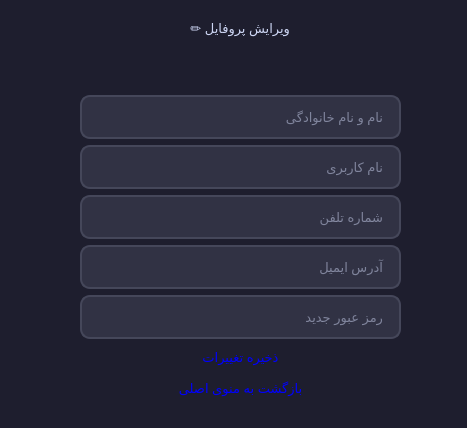
<?xml version="1.0" encoding="UTF-8"?>
<ui version="4.0">
 <class>EditProfileWindow</class>
 <widget class="QWidget" name="EditProfileWindow">
  <property name="geometry">
   <rect>
    <x>0</x>
    <y>0</y>
    <width>467</width>
    <height>428</height>
   </rect>
  </property>
  <property name="windowTitle">
   <string>Form</string>
  </property>
  <property name="styleSheet">
   <string notr="true">
QWidget {
    background-color: #1e1e2e;
    color: #cdd6f4;
    font-family: 'Segoe UI';
    font-size: 13px;
}
QLabel#titleLabel {
    color: #89b4fa;
    font-size: 22px;
    font-weight: bold;
}
QLabel#descLabel {
    color: #a6adc8;
    font-size: 11px;
}
QLabel#errorLabel {
    color: #f38ba8;
    font-size: 11px;
}
QLineEdit {
    background-color: #313244;
    border: 2px solid #45475a;
    border-radius: 10px;
    padding: 10px 14px;
    color: #cdd6f4;
    font-size: 13px;
    min-height: 20px;
}
QLineEdit:focus {
    border-color: #89b4fa;
}
QPushButton#loginBtn {
    background-color: #89b4fa;
    color: #1e1e2e;
    border: none;
    border-radius: 10px;
    font-size: 14px;
    font-weight: bold;
    padding: 12px;
    min-height: 20px;
}
QPushButton#loginBtn:hover {
    background-color: #b4befe;
}
QPushButton#loginBtn:pressed {
    background-color: #cba6f7;
}
QPushButton#signupBtn {
    color: #89b4fa;
    border: none;
    background: transparent;
    font-size: 11px;
    text-decoration: underline;
}
QPushButton#signupBtn:hover {
    color: #cba6f7;
}
QPushButton#forgotBtn {
    color: #6c7086;
    border: none;
    background: transparent;
    font-size: 11px;
    text-decoration: underline;
}
QPushButton#forgotBtn:hover {
    color: #cdd6f4;
}
   </string>
  </property>
  <widget class="QWidget" name="layoutWidget">
   <property name="geometry">
    <rect>
     <x>80</x>
     <y>10</y>
     <width>321</width>
     <height>391</height>
    </rect>
   </property>
   <layout class="QVBoxLayout" name="verticalLayout">
    <item alignment="Qt::AlignmentFlag::AlignHCenter">
     <widget class="QLabel" name="label">
      <property name="font">
       <font>
        <family>Segoe UI</family>
        <pointsize>-1</pointsize>
       </font>
      </property>
      <property name="text">
       <string>ویرایش پروفایل ✏️</string>
      </property>
     </widget>
    </item>
    <item>
     <widget class="QLabel" name="errorLabel">
      <property name="styleSheet">
       <string notr="true">color: red;</string>
      </property>
      <property name="text">
       <string/>
      </property>
     </widget>
    </item>
    <item>
     <widget class="QLineEdit" name="nameLineEdit">
      <property name="placeholderText">
       <string>نام و نام خانوادگی</string>
      </property>
     </widget>
    </item>
    <item>
     <widget class="QLineEdit" name="usernameLineEdit">
      <property name="placeholderText">
       <string>نام کاربری</string>
      </property>
     </widget>
    </item>
    <item>
     <widget class="QLineEdit" name="phoneLineEdit">
      <property name="placeholderText">
       <string>شماره تلفن</string>
      </property>
     </widget>
    </item>
    <item>
     <widget class="QLineEdit" name="emailLineEdit">
      <property name="placeholderText">
       <string>آدرس ایمیل</string>
      </property>
     </widget>
    </item>
    <item>
     <widget class="QLineEdit" name="passwordLineEdit">
      <property name="echoMode">
       <enum>QLineEdit::EchoMode::Password</enum>
      </property>
      <property name="placeholderText">
       <string>رمز عبور جدید </string>
      </property>
     </widget>
    </item>
    <item>
     <widget class="QPushButton" name="saveBtn">
      <property name="cursor">
       <cursorShape>PointingHandCursor</cursorShape>
      </property>
      <property name="styleSheet">
       <string notr="true">color: blue;</string>
      </property>
      <property name="text">
       <string>ذخیره تغییرات</string>
      </property>
      <property name="flat">
       <bool>true</bool>
      </property>
     </widget>
    </item>
    <item>
     <widget class="QPushButton" name="backBtn">
      <property name="cursor">
       <cursorShape>PointingHandCursor</cursorShape>
      </property>
      <property name="styleSheet">
       <string notr="true">color: blue;</string>
      </property>
      <property name="text">
       <string>بازگشت به منوی اصلی</string>
      </property>
      <property name="flat">
       <bool>true</bool>
      </property>
     </widget>
    </item>
   </layout>
  </widget>
 </widget>
 <resources/>
 <connections/>
</ui>
